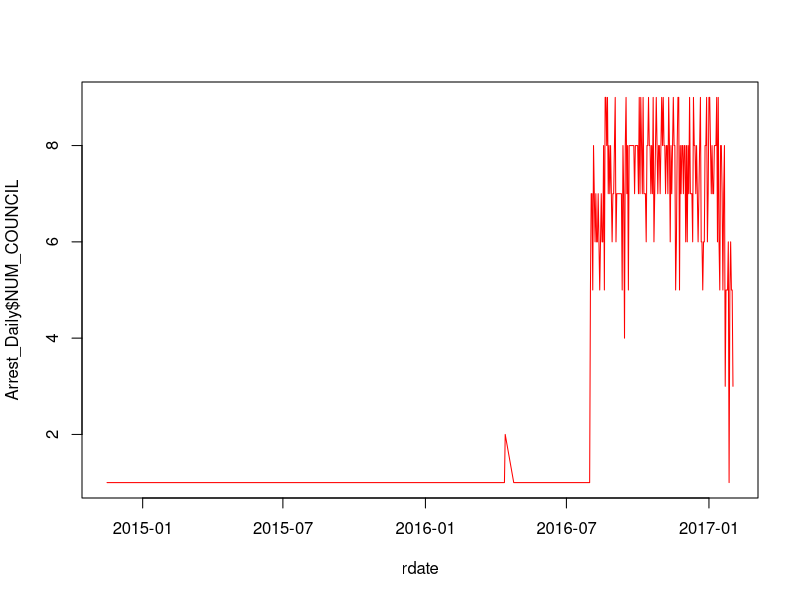

Write R code to recreate this figure.
## ---- chunk 1
knitr::opts_chunk$set(echo = TRUE)
## ---- chunk 2
library(dplyr) 
library(tidyr)
## ---- chunk 3
dat <- read.csv("ArrestMini.csv")
dat<-na.omit(dat)
## ---- chunk 4
dat1 <- dat %>% 
  separate(ARRESTTIME, c('DATE', 'TIME'), sep = 'T')
## ---- chunk 5
head (dat1)
## ---- chunk 6
Arrest_Daily <- dat1 %>%
  mutate(Date = as.Date(DATE, "%m/%d/%Y")) %>%
  group_by(DATE) %>%
  summarize(CASES = n(), NUM_COUNCIL = n_distinct(COUNCIL_DISTRICT)) %>%
  arrange(DATE) 
## ---- chunk 7
Arrest_Daily
## ---- chunk 8
Arrest_Daily <- dat1 %>%
  mutate(Date = as.Date(DATE,"%Y-%m-%d")) %>%
  group_by(DATE) %>%
  summarize(CASES = n(), NUM_COUNCIL = n_distinct(COUNCIL_DISTRICT)) %>%
  arrange(DATE) 

## ---- chunk 9
Arrest_Daily
## ---- chunk 10
rdate <- as.Date(Arrest_Daily$DATE, "%Y-%m-%d")
## ---- chunk 11
plot(Arrest_Daily$NUM_COUNCIL~rdate, type="l", col="red")
